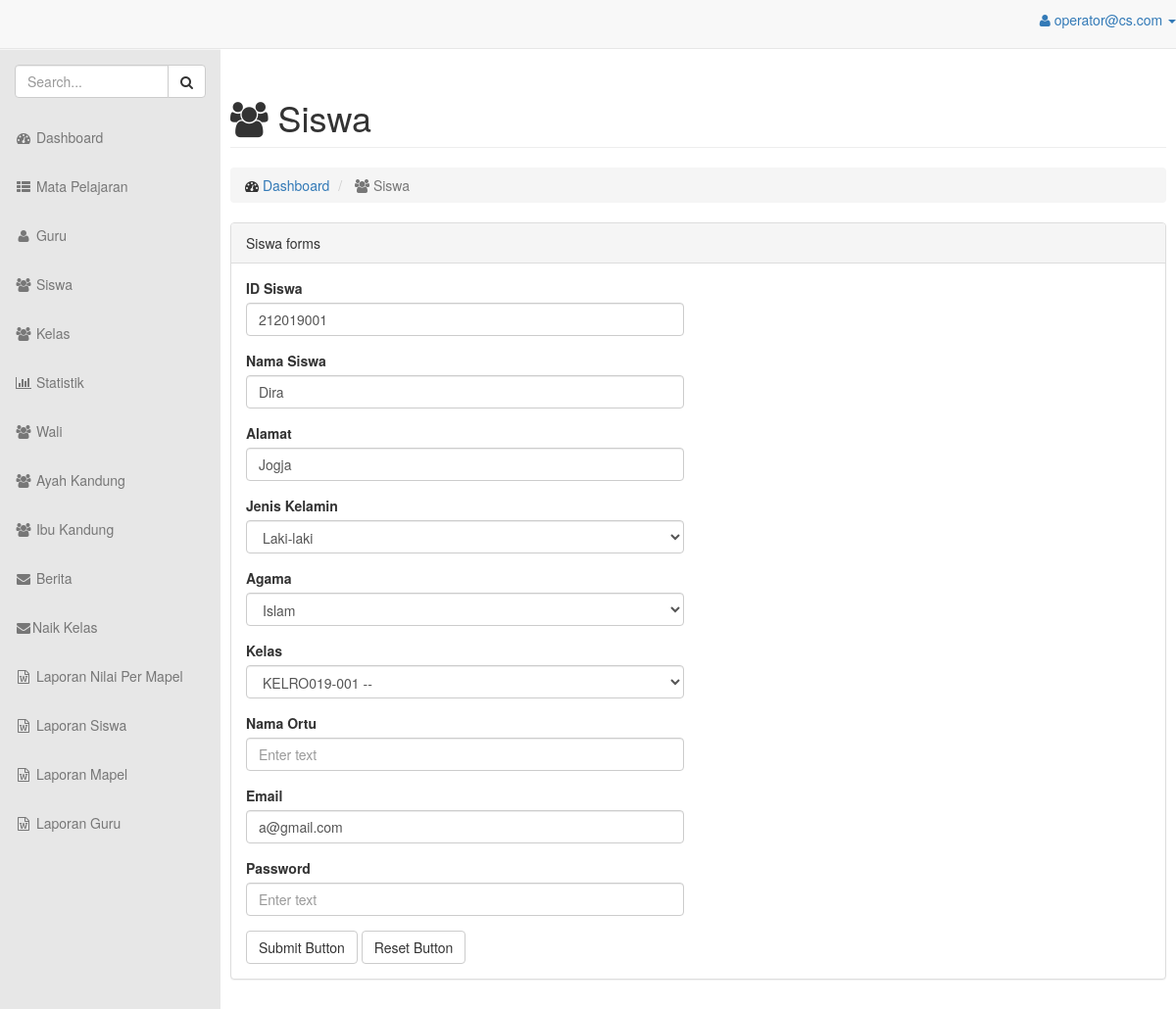
Page /admin/index.php?view=edit_siswa&id_siswa=212019001 (signed in) on the committed database.
### tables this page shows
CREATE TABLE `siswa` (
  `id_siswa` int(12) NOT NULL,
  `nama_siswa` varchar(100) NOT NULL,
  `alamat` text NOT NULL,
  `jenis_kelamin` enum('L','P') NOT NULL,
  `agama` varchar(100) NOT NULL,
  `id_kelas` char(12) NOT NULL,
  `ayah_id` char(12) DEFAULT NULL,
  `ibu_id` char(12) DEFAULT NULL,
  `wali_id` char(12) DEFAULT NULL,
  `email` varchar(100) DEFAULT NULL
);

### admin/inc/page.php (called while the page is built, shortened)
<?php
include_once 'header.php';
include_once 'footer.php';
?>

### admin/lib/operation/siswa/edititem.php (the view, shortened to what this page needs)
 <?php
 $a = "select * from siswa where id_siswa = '$_GET[id_siswa]'";
 $b = mysql_query($a);
 $c = mysql_fetch_array($b);
 ?>
<?php
 function kelas(){
    $q = "SELECT * FROM `kelas` ORDER BY 'id_kelas' ASC";
    $sql = mysql_query($q);
    while($res = mysql_fetch_array($sql)){
        echo "<option value='".$res[0]."'>".$res[0]." -- ".$res[2]."</option>";
    }
}
?>
     <div id="page-wrapper">
            <div class="row">
                <div class="col-lg-12">
                    <h1 class="page-header"><span class="fa fa-users"></span> Siswa</h1>
                </div>
            </div>
            <div class="row">
                <div class="col-lg-12">
                <div>
                    <ol class="breadcrumb">
                            <li>
                                <i class="fa fa-dashboard"></i>  <a href="index.php?view=home">Dashboard</a>
                            </li>
                            <li class="active">
                                <i class="fa fa-users"></i> Siswa
                            </li>
                        </ol>
                  </div>
                    <div class="panel panel-default">
                        <div class="panel-heading">
                            Siswa forms
                        </div>
                        <div class="panel-body">
                            <div class="row">
                                <div class="col-lg-6">
                                    <form role="form" method="post" action="index.php?view=edit_siswa_p&id_siswa=<?php echo $c['id_siswa'];?>">
                                        <div class="form-group">
                                            <label>ID Siswa</label>
                                            <input type="text" class="form-control" name="id_siswa" value="<?php echo $c['id_siswa'];?>" required>
                                        </div>
                                        <div class="form-group">
                                            <label>Nama Siswa</label>
                                            <input type="text" class="form-control" placeholder="Enter text" name="nama_siswa" value="<?php echo $c['nama_siswa'];?>" required>
                                        </div>
                                        <div class="form-group">
                                            <label>Alamat</label>
                                            <input type="text" class="form-control" placeholder="Enter text" name="alamat" value="<?php echo $c['alamat'];?>" required>
                                        </div>
                                        <div class="form-group">
                                            <label>Jenis Kelamin</label>
                                              <select class="form-control" name="jenis_kelamin" value="<?php echo $c['jenis_kelamin'];?>">
                                                <option value="L">Laki-laki</option>
                                              </select>
                                        </div>
                                        <div class="form-group">
                                            <label>Agama</label>
                                            <select class="form-control" name="agama" value="<?php echo $c['agama'];?>">
                                                <option value="islam">Islam</option>
                                              </select>
                                        </div>
                                         <div class="form-group">
                                            <label>Kelas</label>
                                              <select class="form-control" name="id_kelas" value="<?php echo $c['id_kelas'];?>">
                                                <?php kelas();?>
                                              </select>
                                        </div>
                                         <div class="form-group">
                                            <label>Nama Ortu</label>
                                            <input type="text" class="form-control" placeholder="Enter text" name="nama_ortu" value="<?php echo $c['nama_ortu'];?>" required>
                                        </div>
                                        <div class="form-group">
                                            <label>Email</label>
                                            <input type="email" class="form-control" placeholder="Enter text" name="email" value="<?php echo $c['email'];?>" required>
                                        </div>
                                        <div class="form-group">
                                            <label>Password</label>
                                            <input type="text" class="form-control" placeholder="Enter text" name="password" value="<?php echo $c['password'];?>" required>
                                        </div>
                                        <button type="submit" class="btn btn-default">Submit Button</button>
                                        <button type="reset" class="btn btn-default">Reset Button</button>
                                    </form>
                                </div>
                            </div>
                        </div>
                    </div>
                </div>
            </div>
        </div>
    </div>

### admin/css/sb-admin.css (style rules this page uses)
body { margin-top: 100px; background-color: #f5f5f5; }
@media (min-width:768px) { body { margin-top: 50px; } }
#page-wrapper { width: 100%; padding: 0; background-color: #fff; }
@media (min-width:768px) { #page-wrapper { padding: 10px; } }

### rows in the picture
siswa: id_siswa "212019001", nama_siswa "Dira", alamat "Jogja", jenis_kelamin "Laki-laki", agama "Islam", email "a@gmail.com"

### other values in the picture
$_SESSION['email_admin'] "operator@cs.com"
form field id_kelas "KELRO019-001 --"
